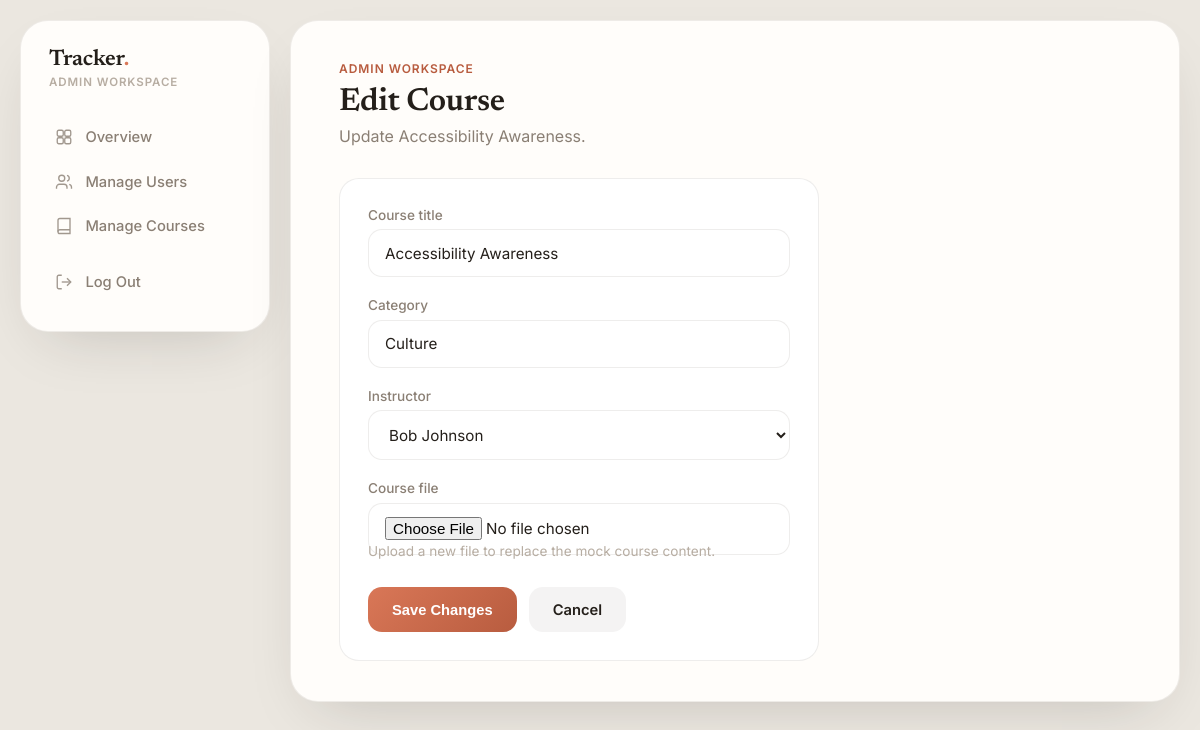
Screenshot of /admin/course_edit.php?id=10 (signed in) with the database file from the repository.
### tables this page shows
CREATE TABLE COURSE (
    CourseID INT AUTO_INCREMENT PRIMARY KEY,
    InstructorID INT,
    Title VARCHAR(150) NOT NULL,
    Category VARCHAR(100),
    CourseFile VARCHAR(255),
    FOREIGN KEY (InstructorID) REFERENCES INSTRUCTOR(InstructorID) ON DELETE SET NULL
);

CREATE TABLE INSTRUCTOR (
    InstructorID INT AUTO_INCREMENT PRIMARY KEY,
    Name VARCHAR(100) NOT NULL,
    Expertise VARCHAR(100) NOT NULL,
    Type ENUM('Internal', 'External') NOT NULL
);

### admin/course_edit.php (the view, shortened to what this page needs)
<?php
require '../config/db.php';
$id = (int) ($_GET['id'] ?? 0);
$stmt = $pdo->prepare('SELECT * FROM COURSE WHERE CourseID = ?');
$stmt->execute([$id]);
$course = $stmt->fetch();
require '../includes/header.php';
$instructors = $pdo->query('SELECT * FROM INSTRUCTOR ORDER BY Name')->fetchAll();
?>
<div class="eyebrow">Admin Workspace</div>
<h1>Edit Course</h1>
<p class="page-subtitle">Update <?= htmlspecialchars($course['Title']) ?>.</p>
<div class="card form-card">
    <form method="POST" enctype="multipart/form-data">
        <div class="form-group">
            <label for="title">Course title</label>
            <input type="text" id="title" name="title" value="<?= htmlspecialchars($course['Title']) ?>" required>
        </div>
        <div class="form-group">
            <label for="category">Category</label>
            <input type="text" id="category" name="category" value="<?= htmlspecialchars($course['Category'] ?? '') ?>">
        </div>
        <div class="form-group">
            <label for="instructor_id">Instructor</label>
            <select id="instructor_id" name="instructor_id">
                <?php foreach ($instructors as $instructor): ?>
                    <option value="<?= $instructor['InstructorID'] ?>" <?= $course['InstructorID'] == $instructor['InstructorID'] ? 'selected' : '' ?>><?= htmlspecialchars($instructor['Name']) ?></option>
                <?php endforeach; ?>
            </select>
        </div>
        <div class="form-group">
            <label for="course_file">Course file</label>
            <input type="file" id="course_file" name="course_file" accept=".pdf,.doc,.docx,.ppt,.pptx,.zip">
            <div class="form-hint">Upload a new file to replace the mock course content.</div>
        </div>
        <div class="form-actions">
            <button type="submit" class="btn">Save Changes</button>
            <a href="courses.php" class="btn btn-secondary">Cancel</a>
        </div>
    </form>
</div>
<?php require '../includes/footer.php'; ?>

### assets/css/style.css (style rules this page uses)
:root { --canvas: #ebe7e0; --surface: #fffdfa; --surface-raised: #ffffff; --border: rgba(37, 30, 24, 0.08); --ink: #241f1a; --ink-soft: #8a7f74; --ink-faint: #b7ada2; --radius-xl: 28px; --radius-lg: 20px; --radius-md: 14px; --radius-sm: 10px; --shadow-shell: 0 24px 60px -28px rgba(36, 31, 26, 0.22); --shadow-pop: 0 12px 28px -14px rgba(36, 31, 26, 0.28); --status-valid: #3a8f5d; --status-valid-soft: rgba(58, 143, 93, 0.12); --status-warning: #c07f21; --status-warning-soft: rgba(192, 127, 33, 0.13); --status-expired: #c14f3f; --status-expired-soft: rgba(193, 79, 63, 0.12); --accent: #4f8f68; --accent-2: #396f4f; --accent-soft: rgba(79, 143, 104, 0.12); }
body[data-role="Admin"] { --accent: #d97757; --accent-2: #b85c3f; --accent-soft: rgba(217, 119, 87, 0.13); }
* { margin: 0; padding: 0; box-sizing: border-box; }
body { font-family: 'Inter', system-ui, -apple-system, "Segoe UI", sans-serif; background: var(--canvas); color: var(--ink); min-height: 100vh; }
h1, h2, h3, .brand { font-family: 'Newsreader', Georgia, serif; letter-spacing: -0.01em; }
a { color: inherit; }
.eyebrow { font-family: 'Inter', sans-serif; font-size: 0.75rem; font-weight: 600; letter-spacing: 0.08em; text-transform: uppercase; color: var(--accent-2); margin-bottom: 0.6rem; }
h1 { font-size: 2rem; font-weight: 600; margin-bottom: 0.5rem; }
.page-subtitle { color: var(--ink-soft); margin-bottom: 2rem; }
.card { background: var(--surface-raised); border: 1px solid var(--border); border-radius: var(--radius-lg); padding: 1.75rem; }
.form-group { margin-bottom: 1.25rem; }
label { display: block; font-size: 0.85rem; font-weight: 500; color: var(--ink-soft); margin-bottom: 0.4rem; }
input, select { width: 100%; padding: 0.85rem 1rem; border: 1px solid var(--border); border-radius: var(--radius-md); background: var(--surface-raised); color: var(--ink); font-size: 0.95rem; font-family: inherit; outline: none; transition: border-color 0.15s ease; }
.btn { display: inline-flex; align-items: center; justify-content: center; gap: 0.5rem; background: linear-gradient(135deg, var(--accent), var(--accent-2)); color: #fff; border: none; padding: 0.85rem 1.5rem; border-radius: var(--radius-md); font-weight: 600; font-size: 0.92rem; cursor: pointer; text-decoration: none; transition: transform 0.15s ease, box-shadow 0.15s ease; }
.btn-secondary { background: rgba(37, 30, 24, 0.05); color: var(--ink); }
.form-actions { display: flex; gap: 0.75rem; margin-top: 1.75rem; }
.form-card { max-width: 480px; }
.form-hint { color: var(--ink-faint); font-size: 0.85rem; margin-top: -0.75rem; margin-bottom: 1.25rem; }

### rows the page displays
course: Title "Accessibility Awareness", title "Accessibility Awareness", category "Culture", instructor_id "Bob Johnson"

### other values shown
$role "ADMIN"
